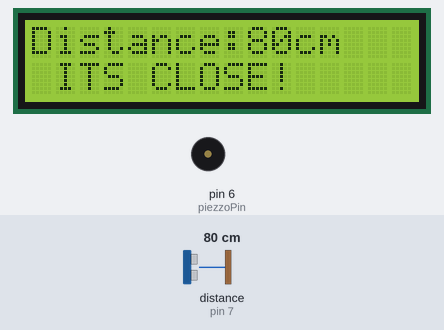
Bench run of a sketch on a simulated Arduino Uno, built with avr-gcc and run on an emulated ATmega328P. Shown: 16×2 character LCD, buzzer (waves = sounding). Wiring (inferred from the names in the program): ultrasonic range finder: trigger pin 7; echo pin 7. The test bench sets the inputs (shaded band); at power-on: distance to the obstacle (sensor on pin 7) 80 cm. The echo pulse lasts 58.3 µs per cm; what the sketch prints to the serial monitor is not drawn.

Above: at 1.2 s.
1.3 s: distance to the obstacle (sensor on pin 7) set to 22 cm
At 2.78 s:
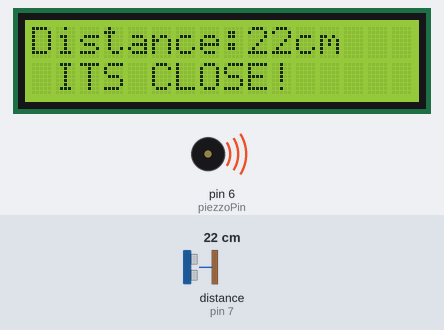
4.0 s: distance to the obstacle (sensor on pin 7) set to 18 cm
At 5.6 s:
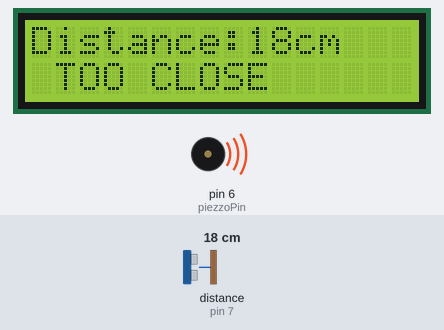
8.4 s: distance to the obstacle (sensor on pin 7) set to 2 cm
At 9.9 s:
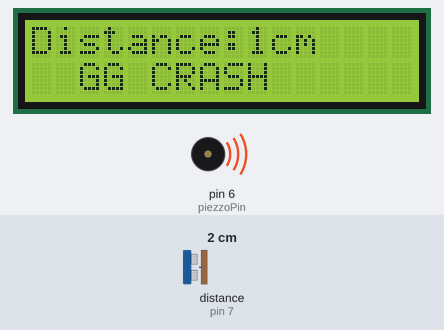
12.8 s: distance to the obstacle (sensor on pin 7) set to 120 cm
At 15.4 s:
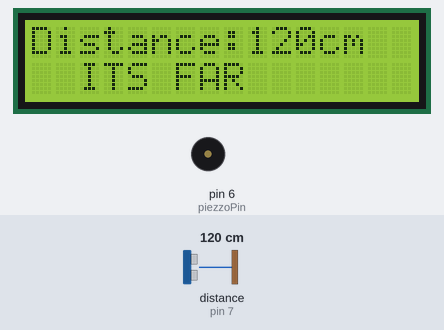
Timing chart, 0 to 18.2 s (numbered marks = the images above; inputs shaded):
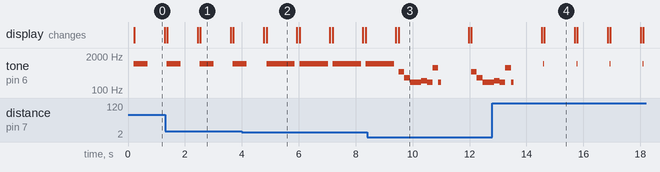

Measured:
- the behaviour switches between 21 and 20 cm on distance to the obstacle (sensor on pin 7) (found by bisection; images 1 and 2)
- after the input at 1.3 s, the display: first differs from a run without the input after 1.2 s (image 1)
- after the input at 4.0 s, the display: first differs from a run without the input after 0.87 s (image 2)
- after the input at 8.4 s, the display: first differs from a run without the input after 1.1 s (image 3)
- after the input at 12.8 s, the display: first differs from a run without the input after 1.8 s (image 4)
- by itself, tone on pin 6 (piezzoPin): plays 225 Hz for 0.20 s, 200 Hz for 0.20 s, 700 Hz for 0.20 s, 200 Hz for 0.10 s, 1000 Hz for 0.03 s, 1000 Hz for 0.03 s … (8 notes in this stretch)
- what the display in image 0 shows lasts 1.1 s, from 0.2 s to 1.3 s

The sketch:

parkingassistance.ino
```cpp
//realtime clock istendiği için setupa
//parse ve variable ları atmayı ekledim
//bu sebeple değişik kısım videomda anlattığımdan sadece
//orası
#include <LiquidCrystal.h>


#define piezzoPin 6
const int pingPin = 7;
int hour =13;
int minute=59;
int second =56;

int day =8;
String month;
int year =2020;

int daypasser =1;
long distancer;


LiquidCrystal lcd(12, 11, 5, 4, 3, 2);

void setup() {
  Serial.begin(9600);
  lcd.begin(16, 2);
  pinMode(piezzoPin, OUTPUT);

  String myString = __TIME__;
  int commaIndex = myString.indexOf(':');
  int secondCommaIndex = myString.indexOf(':', commaIndex + 1);
  String firstValue = myString.substring(0, commaIndex);
  String secondValue = myString.substring(commaIndex + 1, secondCommaIndex);
  String thirdValue = myString.substring(secondCommaIndex + 1);

  int r = firstValue.toInt() ;
  int g = secondValue.toInt();
  int b = thirdValue.toInt();

  hour = r +3;
  minute = g;
  second = b;


  String dater = __DATE__;

  int emptyindex = dater.indexOf(' ');
  int secondemptyindex = dater.indexOf(' ', emptyindex + 1);
  String monthx = dater.substring(0, emptyindex);
  String dayx = dater.substring(emptyindex + 1, secondemptyindex);
  String yearx = dater.substring(secondemptyindex + 1);

  int x = dayx.toInt();
  int d = yearx.toInt();

  month = monthx;
  day=x;
  year=d;

}

void loop() {

  long duration, cm;


  pinMode(pingPin, OUTPUT);
  digitalWrite(pingPin, LOW);
  delayMicroseconds(2);
  digitalWrite(pingPin, HIGH);
  delayMicroseconds(5);
  digitalWrite(pingPin, LOW);


  pinMode(pingPin, INPUT);
  duration = pulseIn(pingPin, HIGH);

  cm = microsecondsToCentimeters(duration);
  distancer = cm;
  lcd.begin(16,2);


  Starter();
  second++;
  delay(1000);
  }


void Starter(){

  lcd.begin(16,2);

  if(day==30){
   day=1;
  }

  if(second > 59){
   second=0;
   minute=minute+1;
  }
  if(minute >59)
  {
   minute=0;
   hour=hour+1;
  }
  if(hour == 24)
  {
    day++;
   daypasser = daypasser+1;

    hour ==0;
   if (hour ==24) {
     hour=0;
   }


  }


  lcd.setCursor(0,0);
  lcd.print("Distance:");
  lcd.print(distancer);
  lcd.print("cm");

  Serial.print("DATE: " );
  if(day<10)Serial.print("0");// always 2 digits
  Serial.print(day);
  Serial.print(".");
  Serial.print(month);
  Serial.print(".");
  Serial.print(year);


  Serial.print("    HOUR: " );
  if((hour)<10)Serial.print("0");
  Serial.print(hour);
  Serial.print(":");
  if((minute)<10)Serial.print("0");
  Serial.print(minute);
  Serial.print(":");
  Serial.print(second );
  lcd.setCursor(0,1);// for Line 2


  if (distancer>100) {
    tone(piezzoPin, 1000, 30);
    lcd.print("  ITS FAR");
    Serial.print(" It is far.");
    Serial.println("\n ------------------------------------------");
  } else if (distancer >20) {
    tone(piezzoPin, 1000, 500);
    lcd.print(" ITS CLOSE!");
    Serial.print(" It is close.");
    Serial.println("\n ------------------------------------------");
  } else if(distancer>5){
    lcd.print(" TOO CLOSE");
    Serial.print(" It is too close.");
    Serial.println("\n ------------------------------------------");
    tone(piezzoPin, 1000, 1000);
  }
  else{
    lcd.print("  GG CRASH");
    Serial.print(" GG CRASH");
    Serial.println("\n ------------------------------------------");
  tone(piezzoPin, 500, 500);
    delay(200);
    tone(piezzoPin, 300, 300);
    delay(200);
     tone(piezzoPin, 200, 350);
    delay(200);
     tone(piezzoPin, 200, 400);
    delay(200);
     tone(piezzoPin, 225, 250);
    delay(200);
     tone(piezzoPin, 200, 888);
    delay(200);
    tone(piezzoPin, 700, 722);
    delay(200);
    tone(piezzoPin, 200, 100);
  }


}


long microsecondsToCentimeters(long microseconds) {
  return microseconds / 29 / 2;
}
```
